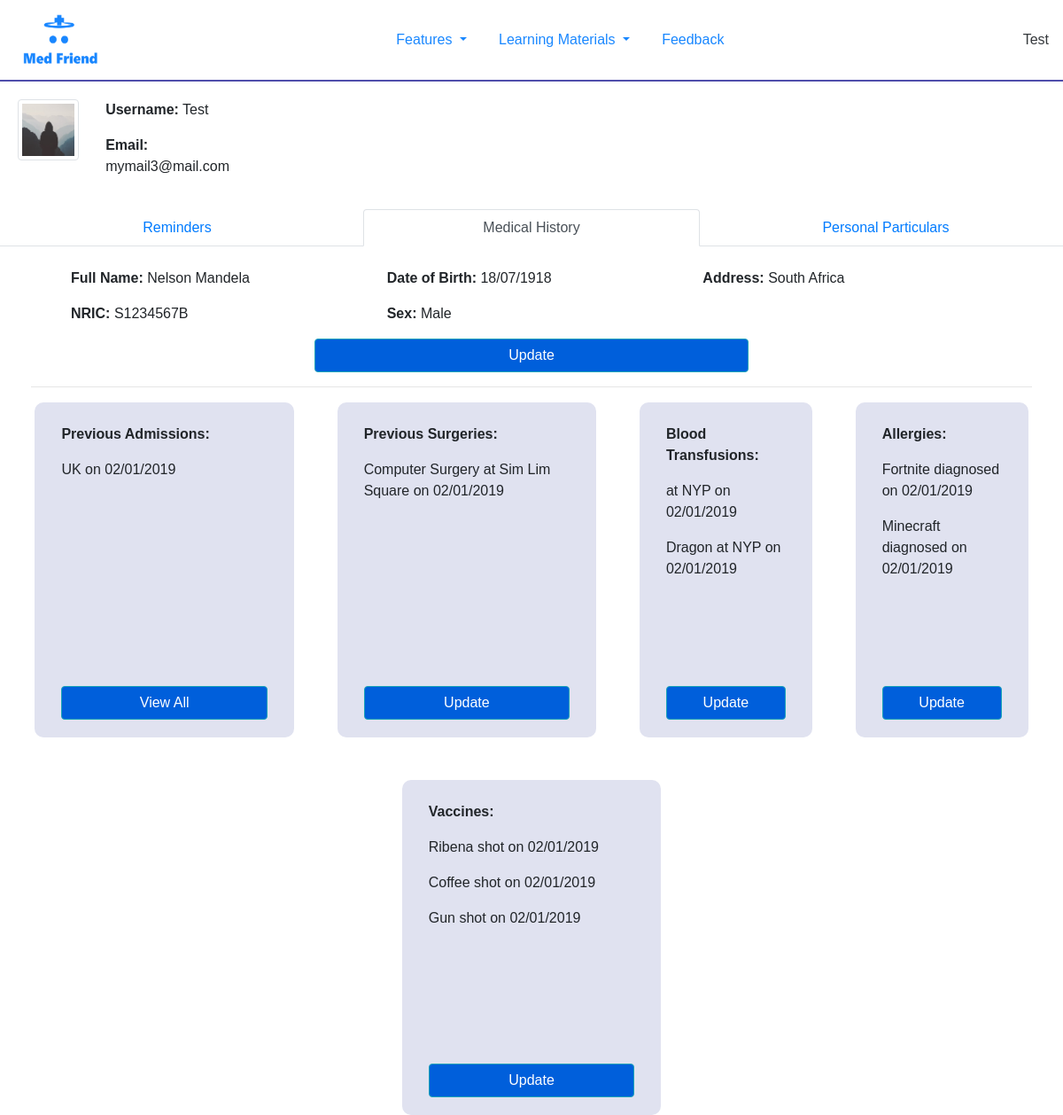
/Profile/History (signed in), run on the app's committed database.
### Flask/Models.py (models this page shows, shortened)
class User(db.Model, UserMixin):
    id = db.Column(db.Integer, primary_key=True)
    username = db.Column(db.String(20), unique=True, nullable=False)
    email = db.Column(db.String(120), unique=True, nullable=False)
    password = db.Column(db.String(60), nullable=False)
    image_file = db.Column(db.String(20), nullable=False, default='default.jpg')
    personal_profile = db.relationship('Personal_Profile', backref='person')
    admissions = db.relationship('Admissions', backref="person")
    surgeries = db.relationship('Surgeries', backref="person")
    blood_transfusions = db.relationship('Blood_Transfusions', backref='person')
    allergies = db.relationship('Allergies', backref="person")
    vaccinations = db.relationship('Vaccinations', backref="person")

class Personal_Profile(db.Model):
    id = db.Column(db.Integer, primary_key=True)
    full_name = db.Column(db.String(60), nullable=True)
    nric = db.Column(db.String(9), unique=True, nullable=True)
    birthday = db.Column(db.DateTime, nullable=True)
    sex = db.Column(db.String(20), nullable=True)
    address = db.Column(db.String(100), nullable=True)
    user_id = db.Column(db.Integer, db.ForeignKey('user.id'), nullable=False)

class Admissions(db.Model):
    id = db.Column(db.Integer, primary_key=True)
    place = db.Column(db.String(100), nullable=True)
    date = db.Column(db.DateTime, nullable=True, default=datetime.utcnow())
    comments = db.Column(db.String(100), nullable=True)
    user_id = db.Column(db.Integer, db.ForeignKey('user.id'), nullable=False)

class Surgeries(db.Model):
    id = db.Column(db.Integer, primary_key=True)
    surgery_type = db.Column(db.String(100), nullable=True)
    date = db.Column(db.DateTime, nullable=True, default=datetime.utcnow)
    place = db.Column(db.String(100), nullable=True)
    comments = db.Column(db.String(100), nullable=True)
    user_id = db.Column(db.Integer, db.ForeignKey('user.id'),nullable=False)

class Blood_Transfusions(db.Model):
    id = db.Column(db.Integer, primary_key=True)
    blood_type = db.Column(db.String(100), nullable=True)
    date = db.Column(db.DateTime, nullable=True, default=datetime.utcnow)
    place = db.Column(db.String(100), nullable=True)
    comments = db.Column(db.String(100), nullable=True)
    user_id = db.Column(db.Integer, db.ForeignKey('user.id'), nullable=False)

class Allergies(db.Model):
    id = db.Column(db.Integer, primary_key=True)
    allergy = db.Column(db.String(100), nullable=True)
    date = db.Column(db.DateTime, nullable=True)
    user_id = db.Column(db.Integer, db.ForeignKey('user.id'), nullable=False)

class Vaccinations(db.Model):
    id = db.Column(db.Integer, primary_key=True)
    vaccine = db.Column(db.String(100), nullable=True)
    date = db.Column(db.DateTime, nullable=True)
    user_id = db.Column(db.Integer, db.ForeignKey('user.id'), nullable=False)

### Flask/users/routes.py (the view)
@users.route("/Profile/History", methods = ['POST', 'GET'])
@login_required
def profile_history():
    image_files = url_for('static', filename=f"images/Profile_Picture/{current_user.image_file}")
    return render_template("Users/profile.html", title="History", image_file=image_files)

### Flask/Models.py (called while the page is built)
@login_manager.user_loader
def load_user(user_id):
    return User.query.get(int(user_id))

### Flask/templates/Users/profile.html
{% extends "layout.html" %}
{% block content %}
<link rel="stylesheet" type="text/css" href="{{ url_for('static', filename='css/profile.css') }}" />
<div id="profilecontainer" class="container-fluid">
    <div class="row justify-content-start">
        <div id="picture" class="col-lg-1">
            <img id="userprofilepic" src="{{ image_file }}" class="img-fluid img-thumbnail" data-toggle="modal"
                data-target="#picchange">
        </div>
        <div class="col-2">
            <p>
                <b>Username:</b>
                {{ current_user.username }}
            </p>
            <p>
                <b> Email:</b>
                {{ current_user.email }}
            </p>
        </div>
    </div>
</div>
<div id="moreinfo">
    <nav>
        <ul class="nav nav-tabs nav-justified">
            <li class="nav-item">
                {% if title == "Reminder" or title == "Profile" %}
                <a id="remindernav" class="nav-link active" href="{{ url_for('users.profile_reminder') }}">Reminders</a>
                {% else %}
                <a id="remindernav" class="nav-link" href="{{ url_for('users.profile_reminder') }}">Reminders</a>
                {% endif %}
            </li>
            <li class="nav-item">
                {% if title == "History" %}
                <a id="medicalhistorynav" class="nav-link active" href="{{ url_for('users.profile_history') }}">Medical
                    History</a>
                {% else %}
                <a id="medicalhistorynav" class="nav-link" href="{{ url_for('users.profile_history') }}">Medical History</a>
                {% endif %}
            </li>
            <li class="nav-item">
                {% if title == "Edit" %}
                <a id="userinfonav" class="nav-link active" href="{{ url_for('users.profile_edit') }}">Personal Particulars</a>
                {% else %}
                <a id="userinfonav" class="nav-link" href="{{ url_for('users.profile_edit') }}">Personal Particulars</a>
                {% endif %}
            </li>
        </ul>
    </nav>
    <div class="container-fluid">
        {% if title == "History" %}
        {% include 'Users/profile_medhist.html' %}
        {% elif title == "Reminder" %}
        {% include 'Users/profile_reminder.html' %}
        {% elif title == "Edit" %}
        {% include 'Users/profile_edit.html' %}
        {% endif %}
    </div>
</div>
{% endblock %}

### Flask/templates/layout.html (shortened to what this page needs)
<!DOCTYPE html>
<html lang="en">
<head>
    <link rel="stylesheet" href="https://stackpath.bootstrapcdn.com/bootstrap/4.1.3/css/bootstrap.min.css"
>
    <link rel="stylesheet" type="text/css" href="{{ url_for('static', filename='css/navbar.css') }}" />
    <link rel="stylesheet" type="text/css" href="{{ url_for('static', filename='css/home.css') }}" />
    <link rel="stylesheet" type="text/css" href="{{ url_for('static', filename='css/signup.css') }}" />
</head>
<body>
    <nav id="#navbarSupportedContent" class="navbar navbar-expand-lg navbar-custom justify-content-center sticky-top">
        <a class="navbar-brand mr-0" href="{{ url_for('main.index') }}" id="brandlogo">
            <img src="../static/images/Logo.png" alt="" class="img-fluid" style="height:8vh">
        </a>
        <div class="collapse navbar-collapse justify-content-between align-items-center w-100" id="navbarSupportedContent">
            <ul class="navbar-nav mx-auto text-center">
                <li class="nav-item dropdown active">
                    <a class="nav-link dropdown-toggle" href="#" id="navbarDropdown" role="button" data-toggle="dropdown"
                        aria-haspopup="true" aria-expanded="false">
                        Features
                    </a>
                </li>
                <li class="nav-item dropdown active">
                    <a class="nav-link dropdown-toggle" href="#" id="navbarDropdown" role="button" data-toggle="dropdown"
                        aria-haspopup="true" aria-expanded="false">
                        Learning Materials
                    </a>
                </li>
                <a class="nav-link active" href="{{ url_for('feedback.form_page') }}">Feedback</a>
            </ul>
            <ul id="rightside" class="nav navbar-nav flex-row justify-content-center flex-nowrap">
                {% if current_user.is_authenticated %}
                <li class="nav-item dropdown active" data-toggle="dropdown" aria-haspopup="true" aria-expanded="false">
                    {{ current_user.username }}
                </li>
                {% else %}
                    <a href="{{ url_for('users.login') }}" class="nav-link active"> Login </a>
                {% endif %}
            </ul>
        </div>
    </nav>
    <div>
        {% block content %}{% endblock content%}
    </div>
</body>
</html>

### Flask/templates/Users/profile_medhist.html (shortened to what this page needs)
<link rel="stylesheet" type="text/css" href="{{ url_for('static', filename='css/profile.css') }}" />
<br>
<div class="row justify-content-center">
    <div id="details" class="row col-11 justify-content-center">
        {% if current_user.personal_profile %}
        <div class="col">
            <p>
                <b>Full Name:</b>
                {% if current_user.personal_profile[0].full_name == '' %}
                Not Set
                {% else %}
                {{ current_user.personal_profile[0].full_name }}
                {% endif %}
            </p>
            <p>
                <b>NRIC:</b>
                {% if current_user.personal_profile[0].nric == '' %}
                Not Set
                {% else %}
                {{ current_user.personal_profile[0].nric }}
                {% endif %}
            </p>
        </div>
        <div class="col">
            <p>
                <b>Date of Birth:</b>
                {% if current_user.personal_profile[0].birthday == None %}
                Not Set
                {% else %}
                {{ current_user.personal_profile[0].birthday.strftime('%d/%m/%Y') }}
                {% endif %}
            </p>
            <p>
                <b>Sex:</b>
                {{ current_user.personal_profile[0].sex }}
            </p>
        </div>
        <div class="col">
            <p>
                <b>Address:</b>
                {% if current_user.personal_profile[0].address == '' %}
                Not Set
                {% else %}
                {{ current_user.personal_profile[0].address }}
                {% endif %}
            </p>
        </div>
        <div class="row justify-content-center col-12">
            <div class="text-center col-6">
                <a href="{{ url_for('medical_history.Personal_Details') }}">
                    <button class="btn btn-info col"> Update </button>
                </a>
            </div>
        </div>
        {% endif %}
    </div>
    <hr class="col-11">
    <div id="histories" class="row col-12 justify-content-around">
        <div class="row justify-content-start col-3">
            {% if current_user.admissions %}
            <div class="col vh-history">
                <br>
                <p>
                    <b>Previous Admissions:</b>
                    {% for i in range(5) %}
                    {% if current_user.admissions[i] %}
                    <p>
                        {{ current_user.admissions[i].place }} on {{
                        current_user.admissions[i].date.strftime('%d/%m/%Y') }}
                    </p>
                    {% endif %}
                    {% endfor %}
                </p>
            </div>
            <div class="text-center col-12">
                <a href="{{ url_for('medical_history.Update_Record', record='Admissions') }}">
                    <button class="btn btn-info col"> View All </button>
                </a>
            </div>
            {% endif %}
        </div>
        <div class="row justify-content-start col-3">
            {% if current_user.surgeries %}
            <div class="col vh-history">
                <br>
                <p>
                    <b>
                        Previous Surgeries:
                    </b>
                </p>
                <p>
                    {% for i in range(5) %}
                    {% if current_user.surgeries[i] %}
                    <p>
                        {{ current_user.surgeries[i].surgery_type }} at
                        {{ current_user.surgeries[i].place }} on
                        {{current_user.surgeries[i].date.strftime('%d/%m/%Y') }}
                    </p>
                    {% endif %}
                    {% endfor %}
                </p>
            </div>
            <div class="text-center col-12">
                <a href="{{ url_for('medical_history.Update_Record', record='Surgeries') }}">
                    <button class="btn btn-info col"> Update </button>
                </a>
            </div>
            {% endif %}
        </div>
        <div class="row justify-content-start col-2">
            <br>
            {% if current_user.blood_transfusions %}
            <div class="col vh-history">
                <br>
                <p>
                    <b> Blood Transfusions:</b>
                    {% for i in range(5) %}
                    {% if current_user.blood_transfusions[i] %}
                    <p>
                        {{ current_user.blood_transfusions[i].blood_type }} at
                        {{ current_user.blood_transfusions[i].place }} on
                        {{current_user.blood_transfusions[i].date.strftime('%d/%m/%Y') }}
                    </p>
                    {% endif %}
                    {% endfor %}
                </p>
            </div>
            <br>
            <div class="text-center col-12">
                <a href="{{ url_for('medical_history.Update_Record', record='Blood Transfusions') }}">
                    <button class="btn btn-info col"> Update </button>
                </a>
            </div>
            {% endif %}
        </div>
        <div class="row justify-content-start col-2">
            <br>
            {% if current_user.allergies %}
            <div class="col vh-history">
                <br>
                <p>
                    <b>Allergies:</b>
                    {% for i in range(5) %}
                    {% if current_user.allergies[i] %}
                    <p>
                        {{ current_user.allergies[i].allergy }} diagnosed on
                        {{current_user.allergies[i].date.strftime('%d/%m/%Y') }}
                    </p>
                    {% endif %}
                    {% endfor %}
                </p>
            </div>
            <br>
            <div class="text-center col-12">
                <a href="{{ url_for('medical_history.Update_Record', record='Allergies') }}">
                    <button class="btn btn-info col"> Update </button>
                </a>
            </div>
            {% endif %}
        </div>
    </div>
    <div class="col-12">
        <br>
        <br>
    </div>
    <div id="vaccines" class="row col-12 justify-content-around">
            <div class="row justify-content-start col-3">
            {% if current_user.vaccinations %}
                <div class="col vh-history">
                    <br>
                    <p>
                        <b>
                            Vaccines:
                        </b>
                    </p>
                    <p>
                        {% for i in range(5) %}
                        {% if current_user.vaccinations[i] %}
                        <p>
                            {{ current_user.vaccinations[i].vaccine }} shot
                            on
                            {{current_user.vaccinations[i].date.strftime('%d/%m/%Y') }}
                        </p>
                        {% endif %}
                        {% endfor %}
                    </p>
                </div>
                <div class="text-center col-12">
                    <a href="{{ url_for('medical_history.Update_Record', record='Vaccinations') }}">
                        <button class="btn btn-info col"> Update </button>
                    </a>
                </div>
            {% endif %}
            </div>
    </div>
</div>

### Flask/static/css/navbar.css (style rules this page uses)
#navbarSupportedContent .nav-link { font-size:1em; font-weight: 500; }
.nav-link, .navbar-brand { margin: 0px 10px; }
.navbar { border-bottom: 2px solid rgb(61, 59, 163); background-color: white; opacity: 0.9; }

### Flask/static/css/home.css (style rules this page uses)
* { padding: 0px; margin: 0px; font-family: Verdana, Geneva, Tahoma, sans-serif; }
body { background-color: rgb(255, 255, 255); }

### Flask/static/css/profile.css (style rules this page uses)
#profilecontainer { background-color: white; padding: 20px; }
#histories > div, #vaccines > div { background-color: rgb(224, 226, 240); border-radius: 10px; padding-bottom: 20px; }
.vh-history { min-height: 40vh; }
.btn-info { background-color: rgb(0, 95, 219); }

### data on the page
User: username "Test", email "mymail3@mail.com"
Personal_Profile: full_name "Nelson Mandela", nric "S1234567B", birthday "18/07/1918", sex "Male", address "South Africa"
Admissions: place "UK", date "02/01/2019"
Surgeries: surgery_type "Computer Surgery", place "Sim Lim Square", date "02/01/2019"
Blood_Transfusions: place "NYP", date "02/01/2019"
Blood_Transfusions: blood_type "Dragon", place "NYP", date "02/01/2019"
Allergies: allergy "Fortnite", date "02/01/2019"
Allergies: allergy "Minecraft", date "02/01/2019"
Vaccinations: vaccine "Ribena", date "02/01/2019"
Vaccinations: vaccine "Coffee", date "02/01/2019"
Vaccinations: vaccine "Gun", date "02/01/2019"
